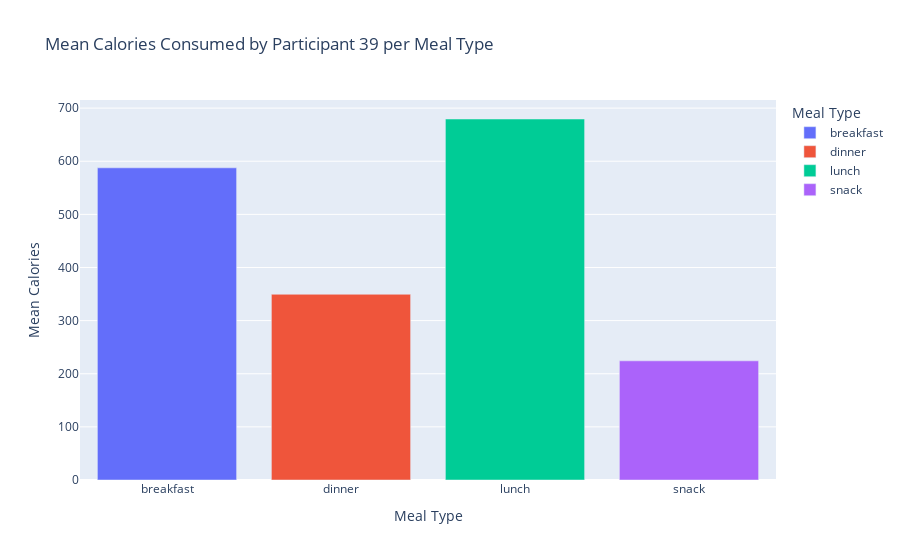

Source (notebook cell):
### Code cell
# Compute the mean Calories per Meal Type
df_calories_mean = df_macro039_clean.groupby("Meal Type")["Calories"].mean().reset_index()

# Create a bar plot of mean Calories per Meal Type
fig = px.bar(
    df_calories_mean,
    x="Meal Type",
    y="Calories",
    labels={"Calories": "Mean Calories"},
    color="Meal Type",
    title="Mean Calories Consumed by Participant 39 per Meal Type"
)
fig.show()

### Figure 1 — Plotly figure (JSON) as saved in the notebook; plotly's stock layout.template omitted (floating-point values rounded to 4 significant figures)
{"data": [{"alignmentgroup": "True", "hovertemplate": "Meal Type=%{x}<br>Mean Calories=%{y}<extra></extra>", "legendgroup": "breakfast", "marker": {"color": "#636efa", "pattern": {"shape": ""}}, "name": "breakfast", "offsetgroup": "breakfast", "orientation": "v", "showlegend": true, "textposition": "auto", "type": "bar", "x": ["breakfast"], "xaxis": "x", "y": [587.6], "yaxis": "y"}, {"alignmentgroup": "True", "hovertemplate": "Meal Type=%{x}<br>Mean Calories=%{y}<extra></extra>", "legendgroup": "dinner", "marker": {"color": "#EF553B", "pattern": {"shape": ""}}, "name": "dinner", "offsetgroup": "dinner", "orientation": "v", "showlegend": true, "textposition": "auto", "type": "bar", "x": ["dinner"], "xaxis": "x", "y": [349.6], "yaxis": "y"}, {"alignmentgroup": "True", "hovertemplate": "Meal Type=%{x}<br>Mean Calories=%{y}<extra></extra>", "legendgroup": "lunch", "marker": {"color": "#00cc96", "pattern": {"shape": ""}}, "name": "lunch", "offsetgroup": "lunch", "orientation": "v", "showlegend": true, "textposition": "auto", "type": "bar", "x": ["lunch"], "xaxis": "x", "y": [679.5], "yaxis": "y"}, {"alignmentgroup": "True", "hovertemplate": "Meal Type=%{x}<br>Mean Calories=%{y}<extra></extra>", "legendgroup": "snack", "marker": {"color": "#ab63fa", "pattern": {"shape": ""}}, "name": "snack", "offsetgroup": "snack", "orientation": "v", "showlegend": true, "textposition": "auto", "type": "bar", "x": ["snack"], "xaxis": "x", "y": [224.3], "yaxis": "y"}], "layout": {"barmode": "relative", "legend": {"title": {"text": "Meal Type"}, "tracegroupgap": 0}, "title": {"text": "Mean Calories Consumed by Participant 39 per Meal Type"}, "xaxis": {"anchor": "y", "categoryarray": ["breakfast", "dinner", "lunch", "snack"], "categoryorder": "array", "domain": [0, 1], "title": {"text": "Meal Type"}}, "yaxis": {"anchor": "x", "domain": [0, 1], "title": {"text": "Mean Calories"}}}}
